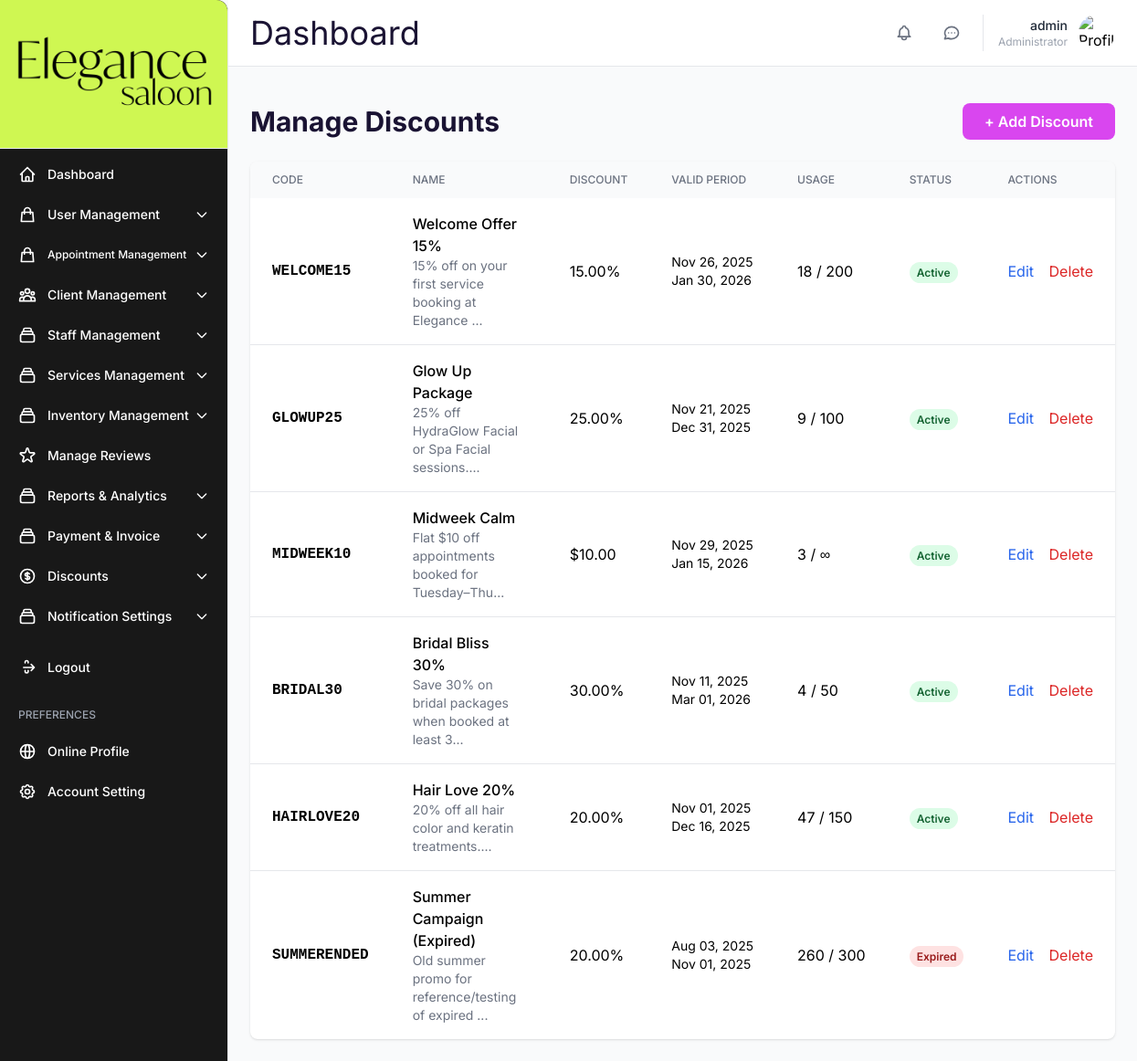
The page /Admin/Discounts/list_discounts.php (signed in) on the database its author committed.
### tables this page shows
CREATE TABLE `discounts` (
  `discount_id` int(11) NOT NULL,
  `code` varchar(50) NOT NULL,
  `name` varchar(100) DEFAULT NULL,
  `description` text DEFAULT NULL,
  `discount_type` enum('percentage','fixed') DEFAULT 'percentage',
  `discount_value` decimal(10,2) DEFAULT NULL,
  `min_purchase` decimal(10,2) DEFAULT 0.00,
  `max_discount` decimal(10,2) DEFAULT NULL,
  `start_date` date DEFAULT NULL,
  `end_date` date DEFAULT NULL,
  `usage_limit` int(11) DEFAULT NULL,
  `used_count` int(11) DEFAULT 0,
  `status` enum('active','inactive','expired') DEFAULT 'active',
  `created_at` timestamp NOT NULL DEFAULT current_timestamp()
);

### Admin/Discounts/list_discounts.php (the view, shortened to what this page needs)
<?php
include '../../Database/connect_to_db.php';
$discounts_query = "SELECT * FROM discounts ORDER BY created_at DESC";
$discounts_result = mysqli_query($conn, $discounts_query);
?>
<!DOCTYPE html>
<html lang="en">
<head>
    <script src="https://cdn.tailwindcss.com"></script>
</head>
<body class="bg-gray-50">
    <div class="flex min-h-screen">
        <?php include '../../Components/AD_DH_sidebar.php'; ?>
        <main class="main-content flex-1 lg:ml-[250px] w-full">
            <?php include '../../Components/DB_Header.php'; ?>
            <div class="main p-6">
                <div class="flex justify-between items-center mb-6">
                    <h1 class="text-3xl font-bold text-[#1a1333]">Manage Discounts</h1>
                    <a href="add_discount.php" class="px-6 py-2 bg-[#d946ef] text-white rounded-lg hover:bg-purple-700 font-semibold">
                        + Add Discount
                    </a>
                </div>
                <div class="bg-white rounded-lg shadow overflow-hidden">
                    <table class="w-full">
                        <thead class="bg-gray-50">
                            <tr>
                                <th class="px-6 py-3 text-left text-xs font-medium text-gray-500 uppercase">Code</th>
                                <th class="px-6 py-3 text-left text-xs font-medium text-gray-500 uppercase">Name</th>
                                <th class="px-6 py-3 text-left text-xs font-medium text-gray-500 uppercase">Discount</th>
                                <th class="px-6 py-3 text-left text-xs font-medium text-gray-500 uppercase">Valid Period</th>
                                <th class="px-6 py-3 text-left text-xs font-medium text-gray-500 uppercase">Usage</th>
                                <th class="px-6 py-3 text-left text-xs font-medium text-gray-500 uppercase">Status</th>
                                <th class="px-6 py-3 text-left text-xs font-medium text-gray-500 uppercase">Actions</th>
                            </tr>
                        </thead>
                        <tbody class="divide-y divide-gray-200">
                            <?php if(mysqli_num_rows($discounts_result) > 0): ?>
                                <?php while($discount = mysqli_fetch_assoc($discounts_result)): ?>
                                    <tr class="hover:bg-gray-50">
                                        <td class="px-6 py-4 whitespace-nowrap font-mono font-bold"><?php echo htmlspecialchars($discount['code']); ?></td>
                                        <td class="px-6 py-4">
                                            <div class="font-medium"><?php echo htmlspecialchars($discount['name']); ?></div>
                                            <div class="text-sm text-gray-500"><?php echo htmlspecialchars(substr($discount['description'], 0, 50)); ?>...</div>
                                        </td>
                                        <td class="px-6 py-4 whitespace-nowrap">
                                            <?php if($discount['discount_type'] == 'percentage'): ?>
                                                <?php echo $discount['discount_value']; ?>%
                                            <?php else: ?>
                                                $<?php echo number_format($discount['discount_value'], 2); ?>
                                            <?php endif; ?>
                                        </td>
                                        <td class="px-6 py-4 whitespace-nowrap text-sm">
                                            <?php echo date('M d, Y', strtotime($discount['start_date'])); ?><br>
                                            <?php echo $discount['end_date'] ? date('M d, Y', strtotime($discount['end_date'])) : 'No expiry'; ?>
                                        </td>
                                        <td class="px-6 py-4 whitespace-nowrap">
                                            <?php echo $discount['used_count']; ?> / <?php echo $discount['usage_limit'] ? $discount['usage_limit'] : '∞'; ?>
                                        </td>
                                        <td class="px-6 py-4 whitespace-nowrap">
                                            <span class="px-2 py-1 rounded-full text-xs font-semibold
                                                <?php
                                                echo $discount['status'] == 'active' ? 'bg-green-100 text-green-800' :
                                                    ($discount['status'] == 'expired' ? 'bg-red-100 text-red-800' : 'bg-gray-100 text-gray-800');
                                                ?>">
                                                <?php echo ucfirst($discount['status']); ?>
                                            </span>
                                        </td>
                                        <td class="px-6 py-4 whitespace-nowrap">
                                            <a href="edit_discount.php?id=<?php echo $discount['discount_id']; ?>" class="text-blue-600 hover:text-blue-800 mr-3">Edit</a>
                                            <a href="?delete=<?php echo $discount['discount_id']; ?>" onclick="return confirm('Are you sure?')" class="text-red-600 hover:text-red-800">Delete</a>
                                        </td>
                                    </tr>
                                <?php endwhile; ?>
                            <?php else: ?>
                                <tr>
                                    <td colspan="7" class="px-6 py-4 text-center text-gray-500">No discounts found. <a href="add_discount.php" class="text-[#d946ef] hover:underline">Add one now</a></td>
                                </tr>
                            <?php endif; ?>
                        </tbody>
                    </table>
                </div>
            </div>
        </main>
    </div>
</body>
</html>

### Components/AD_DH_sidebar.php (style rules this page uses)
* { font-family: 'Inter', sans-serif; }

### rows shown on the page
discounts: code "WELCOME15", name "Welcome Offer 15%", description "15% off on your first service booking at Elegance", discount_value "15.00", start_date "Nov 26, 2025", end_date "Jan 30, 2026", used_count "18", usage_limit "200", status "Active"
discounts: code "GLOWUP25", name "Glow Up Package", description "25% off HydraGlow Facial or Spa Facial sessions.", discount_value "25.00", start_date "Nov 21, 2025", end_date "Dec 31, 2025", used_count "9", usage_limit "100", status "Active"
discounts: code "MIDWEEK10", name "Midweek Calm", description "Flat $10 off appointments booked for Tuesday–Thu", discount_value "10.00", start_date "Nov 29, 2025", end_date "Jan 15, 2026", used_count "3", status "Active"
discounts: code "BRIDAL30", name "Bridal Bliss 30%", description "Save 30% on bridal packages when booked at least 3", discount_value "30.00", start_date "Nov 11, 2025", end_date "Mar 01, 2026", used_count "4", usage_limit "50", status "Active"
discounts: code "HAIRLOVE20", name "Hair Love 20%", description "20% off all hair color and keratin treatments.", discount_value "20.00", start_date "Nov 01, 2025", end_date "Dec 16, 2025", used_count "47", usage_limit "150", status "Active"
discounts: code "SUMMERENDED", name "Summer Campaign (Expired)", description "Old summer promo for reference/testing of expired", discount_value "20.00", start_date "Aug 03, 2025", end_date "Nov 01, 2025", used_count "260", usage_limit "300", status "Expired"

### other values the page prints
$_SESSION['name'] "admin"
